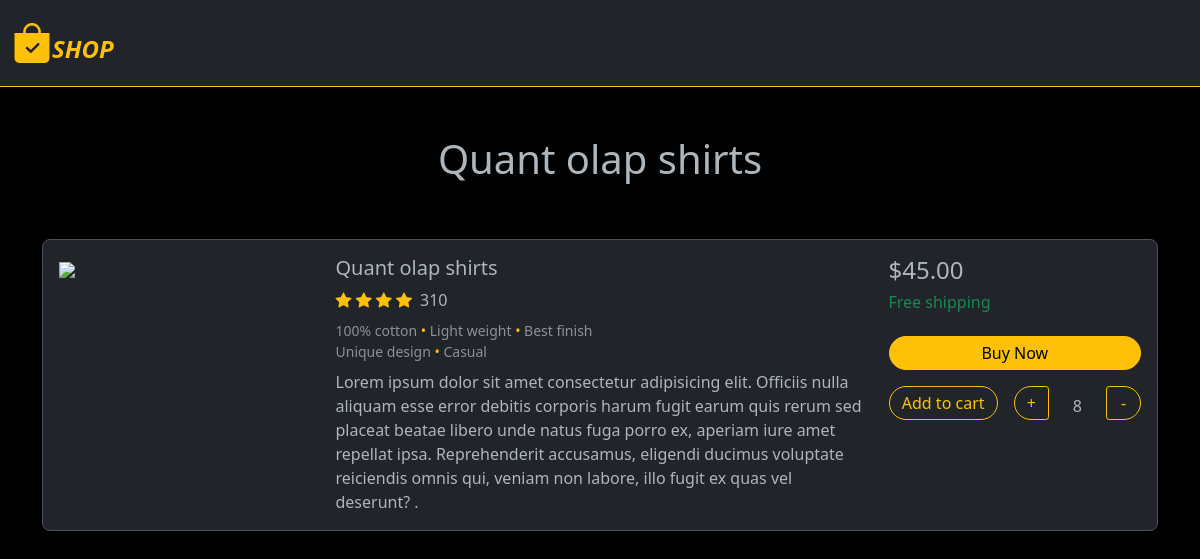
Page /item/1 on the committed database.
### product/models.py (models this page shows, shortened)
class Item(models.Model):
    name = models.CharField(max_length=255)
    description = models.TextField()
    price = models.DecimalField(max_digits=6, decimal_places=2)
    url = models.URLField(null=True)
    currency = models.CharField(max_length=15)
    discount = models.DecimalField(max_digits=6, decimal_places=2, default=0.00)
    tax = models.ForeignKey(Tax, null=True, on_delete=models.CASCADE)
    class Meta:
        ordering = ['name']

class OrderItem(models.Model):
    order = models.ForeignKey(
        Order, on_delete=models.CASCADE, related_name='items')
    item = models.ForeignKey(Item, null=True, on_delete=models.CASCADE)
    quantity = models.PositiveSmallIntegerField(default=1)
    class Meta:
        unique_together = [['order', 'item']]

### product/views.py (the view)
# urls.py: path('item/<item_id>', views.item, name='item'),
def item(request, item_id):
    item = get_object_or_404(Item, pk=item_id)
    order = Order.objects.first()
    return render(request, "product/item.html", {"item": item, "order": order})

### product/templates/product/item.html (shortened to what this page needs)
{% extends 'product/base.html' %} {% load static %} {% block title %}Product{%endblock %} {% block content %}
<section style="background-color: #000000; min-height: 100vh">
  <div class="container py-5">
    <div class="w-100 mx-auto mb-5 d-flex justify-content-center">
      <div>
        <h1>{{item.name}}</h1>
      </div>
    </div>
    <div class="row justify-content-center mb-3">
      <div class="col-md-12 col-md-6">
        <div class="card shadow-0 border rounded-3">
          <div class="card-body">
            <div class="row">
              <div class="col-md-12 col-lg-3 col-xl-3 mb-4 mb-lg-0">
                <div class="bg-image hover-zoom ripple rounded ripple-surbice">
                  <img src="{{item.url}}" class="w-100" />
                </div>
              </div>
              <div class="col-md-6 col-lg-6 col-xl-6">
                <h5>{{item.name}}</h5>
                <div class="d-flex flex-row">
                  <div class="text-warning mb-1 me-2">
                    <i class="bi bi-star-fill"></i>
                    <i class="bi bi-star-fill"></i>
                    <i class="bi bi-star-fill"></i>
                    <i class="bi bi-star-fill"></i>
                  </div>
                  <span>310</span>
                </div>
                <div class="mt-1 mb-0 text-muted small">
                  <span>100% cotton</span>
                  <span class="text-warning"> • </span>
                  <span>Light weight</span>
                  <span class="text-warning"> • </span>
                  <span>Best finish<br /></span>
                </div>
                <div class="mb-2 text-muted small">
                  <span>Unique design</span>
                  <span class="text-warning"> • </span>
                  <span>Casual<br /></span>
                </div>
                <p class="mb-4 mb-md-0">{{item.description}}</p>
              </div>
              <div class="col-md-6 col-lg-3 col-xl-3">
                <div class="d-flex flex-row align-items-center mb-1">
                  {% if item.discount != 0 %}
                  <h4 class="mb-1 me-1">${{item.get_discount}}</h4>
                  <span class="text-warning"><s>${{item.price}}</s></span>
                  {% else %}
                  <h4 class="mb-1 me-1">${{item.price}}</h4>
                  {% endif %}
                </div>
                <h6 class="text-success">Free shipping</h6>
                <div class="d-flex flex-column mt-4 w-100">
                  <form class="w-100" action="{% url 'buy' item.id %}" method="GET">
                    <button
                      class="btn btn-warning btn-sm rounded-pill w-100 fs-6"
                      type="submit"
                    >
                      Buy Now
                    </button>
                  </form>
                  <div
                    class="d-flex justify-content-between align-items-center"
                  >
                    <button
                      hx-post="{% url 'order_item' item.id %}"
                      hx-target="#cart_count"
                      hx-swap="innerHTML"
                      class="btn btn-outline-warning btn-sm rounded-pill mt-3 w-100 fs-6"
                    >
                      Add to cart
                    </button>
                    <div id="update-{{item.id}}">
                      {%for order in order.items.all%} {%if order.item.id == item.id%}
                      <div
                        class="d-flex justify-content-between aligin-items-center ms-3"
                      >
                        <button
                          hx-post="{% url 'order_item_add' item.id %}"
                          hx-target="#update-{{item.id}}"
                          hx-swap="innerHTML"
                          class="btn btn-outline-warning btn-sm mt-3 rounded-end rounded-5 fs-6 py-auto"
                          style="min-width: 35px"
                        >
                          +
                        </button>
                        <span class="mx-4 mt-4"> {{order.quantity}}</span>
                        <button
                          hx-post="{% url 'order_item_remove' item.id %}"
                          hx-target="#update-{{item.id}}"
                          hx-swap="innerHTML"
                          class="btn btn-outline-warning btn-sm mt-3 rounded-start rounded-5 fs-6 py-auto"
                          style="min-width: 35px"
                        >
                          -
                        </button>
                      </div>
                      {%endif%}{%endfor%}
                    </div>
                  </div>
                </div>
              </div>
            </div>
          </div>
        </div>
      </div>
    </div>
  </div>
</section>
{% endblock %}

### product/templates/product/base.html (shortened to what this page needs)
{% load static %}
<!DOCTYPE html>
<html lang="en">
  <head>
    <link
      href="https://cdn.jsdelivr.net/npm/bootstrap@5.3.0-alpha1/dist/css/bootstrap.min.css"
      rel="stylesheet"
    />
    <link
      rel="stylesheet"
      href="https://cdn.jsdelivr.net/npm/bootstrap-icons@1.10.3/font/bootstrap-icons.css"
    />
    <link rel="stylesheet" href="{% static 'main.css' %}" />
  </head>
  <body hx-headers='{"X-CSRFToken": "{{ csrf_token }}"}' data-bs-theme="dark">
    <nav
      class="navbar sticky-top navbar-expand-lg navbar-dark bg-dark border-bottom border-warning"
      style="z-index: 1050"
    >
      <div class="container-fluid d-flex justify-content-between">
        <a href="{% url 'items' %}" class="navbar-brand"
          ><span
            ><i class="bi bi-bag-check-fill text-warning fs-1"></i
            ><span class="text-warning fs-4 fw-bolder fst-italic"
              >SHOP</span
            ></span
          ></a
        >
        <div class="collapse navbar-collapse" id="navbarNav">
          <ul class="navbar-nav ms-auto">
          </ul>
        </div>
      </div>
    </nav>
    <div>
      <div>{% block content%}{% endblock %}</div>
    </div>
  </body>
</html>

### rows in the picture
Item: name "Quant olap shirts", description "Lorem ipsum dolor sit amet consectetur adipisicing elit. Officiis nulla aliquam esse error debitis corporis harum fugit earum quis rerum sed placeat beatae libero unde natus fuga porro ex, aperiam iure amet repellat ipsa. Reprehenderit accusamus, eligendi ducimus voluptate reiciendis omnis qui, veniam non labore, illo fugit ex quas vel deserunt? .", price "45.00"
OrderItem: quantity "8"
